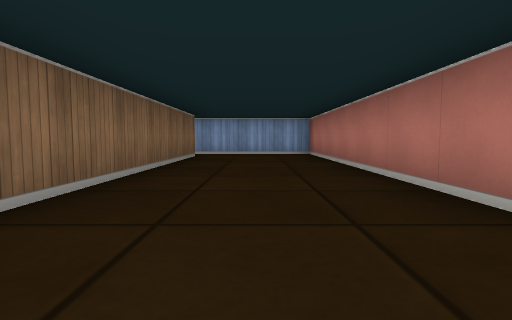
view 1 (above)

16 first-person views from a walk through a cub3D ray-caster map. The camera is about half as high as the walls, tilts 4° down and sees 80° across. The floor is counted in squares. Each view is taken from the middle of a square. On the plan, view 1 faces up. The plan holds only what a view shows up to about 9 squares ahead; the rest is blank. The place goes on beyond the plan.

view 2
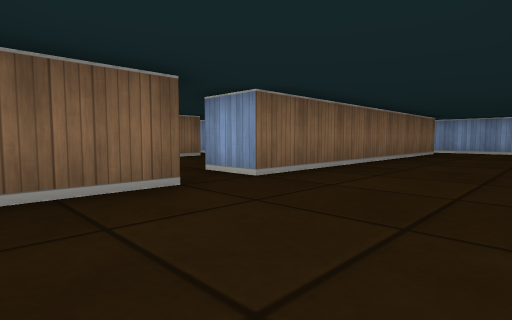

view 3
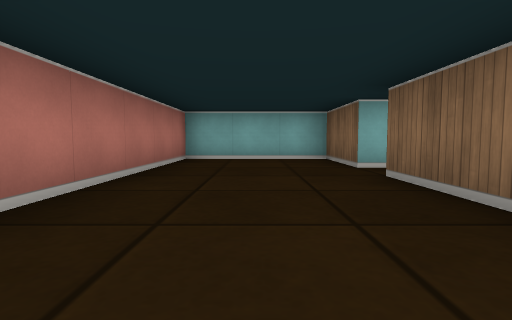

view 4
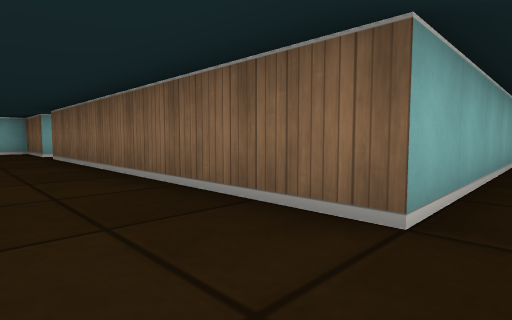

view 5
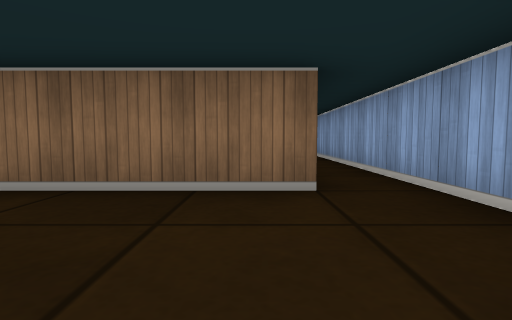

view 6
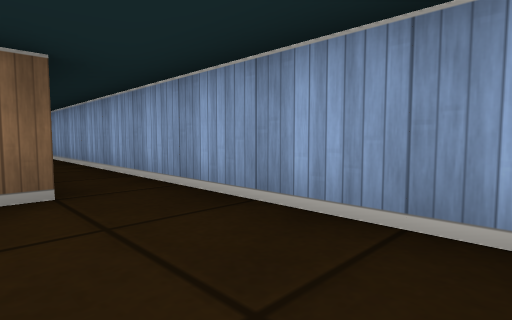

view 7
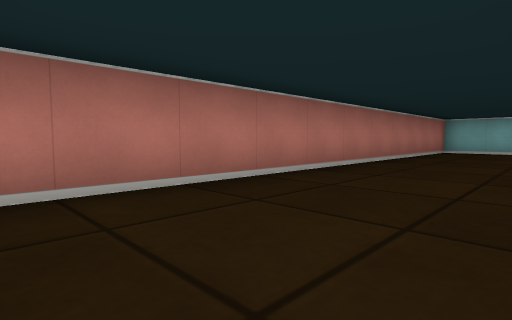

view 8
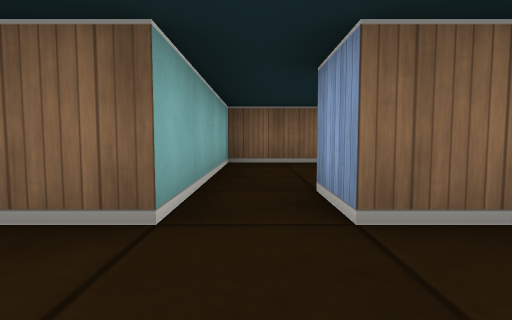

view 9
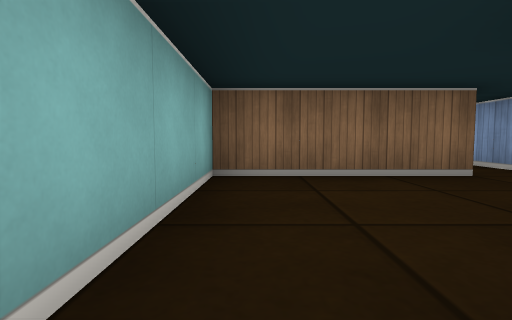

view 10
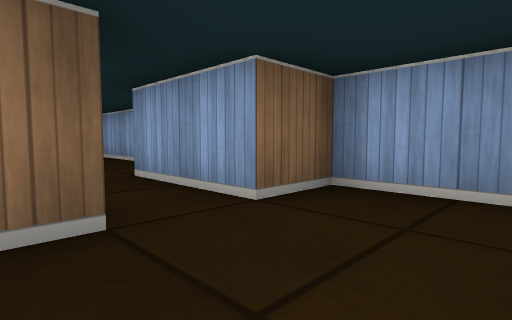

view 11
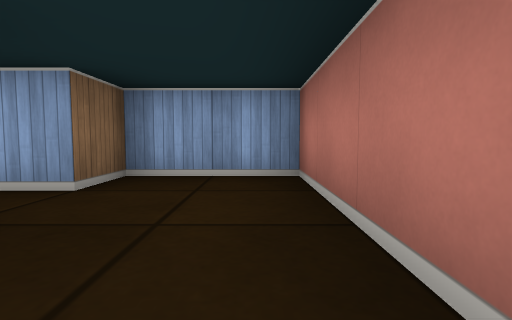

view 12
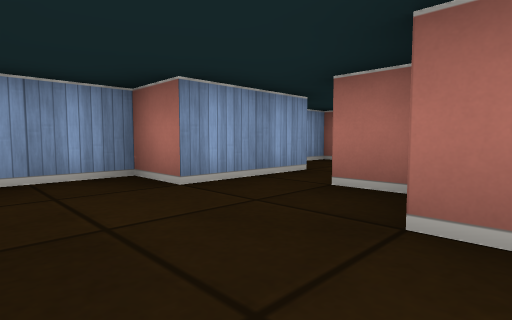

view 13
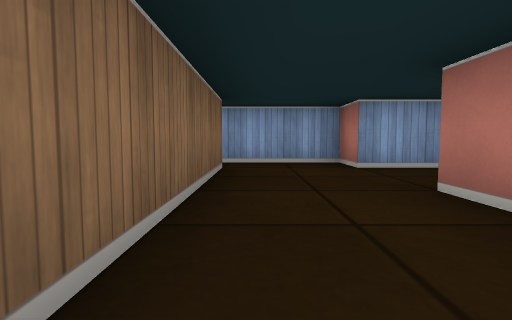

view 14
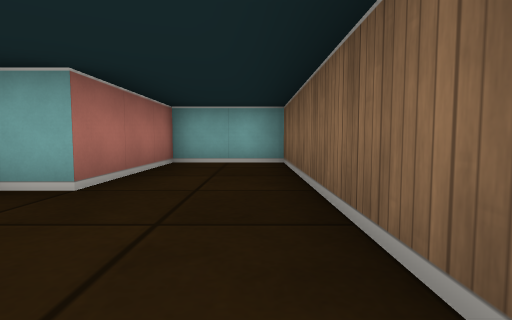

view 15
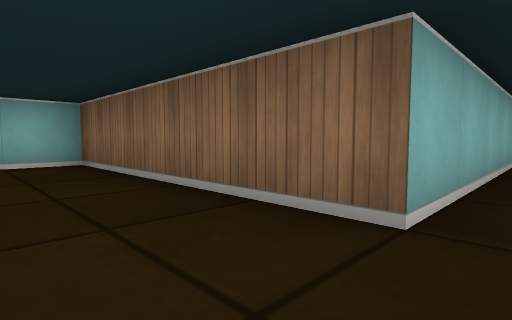

view 16
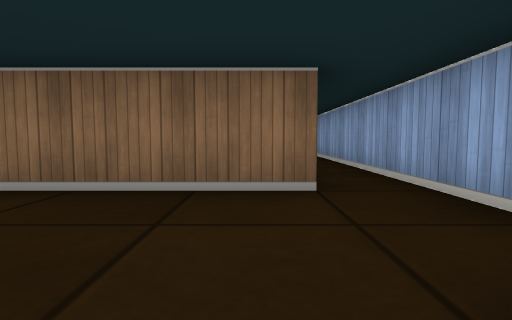

### Floor plan
Points are (right, up) in squares from view 1. A wall is a line through its corners. A room is listed if a view was taken in it or the views show most of it. See-through windows are left out.
Room 1 (views 1, 2, 3, 4, 5, 6, 7, 8, 9)
walls: (-2.5, -0.5) (-1.5, -0.5) (-1.5, -2.5) (1.5, -2.5) (1.5, 8.5) (-6.5, 8.5); (-5.8, 7.5) (-1.5, 7.5) (-1.5, 0.5) (-2.5, 0.5)
ways out: opening at (-2, 0) to room 2
Room 2 (views 10, 11)
walls: (-3.5, 1.5) (-3.5, 4.5) (-5.5, 4.5) (-5.5, 3.5) (-6.5, 3.5); (-5.5, 2.6) (-5.5, -0.5) (-2.5, -0.5)
ways out: opening at (-2, 0) to room 1; opening at (-6, 3) to room 3
Room 3 (views 12, 13, 14, 15, 16)
walls: (-13.8, 3.5) (-9.5, 3.5) (-9.5, -1.5) (-7.5, -1.5) (-7.5, 1.5) (-6.9, 1.5); (-6.5, 3.5) (-7.5, 3.5) (-7.5, 4.5) (-14.5, 4.5); (-6.5, 1.8) (-6.5, 2.5)
ways out: opening at (-6, 3) to room 2

Positions as (right, up) in squares from view 1, and headings:
1: (0, 0), facing up
2: (1, -2), facing up-left
3: (0, 4), facing down
4: (0, 8), facing down-left
5: (1, 7), facing left
6: (1, 7), facing up-left
7: (-1, 8), facing down-right
8: (0, 0), facing left
9: (-2, 0), facing left
10: (-4, 2), facing up-left
11: (-4, 1), facing up
12: (-9, 1), facing up-right
13: (-9, -1), facing up
14: (-9, 4), facing down
15: (-8, 4), facing down-left
16: (-7, 3), facing left
